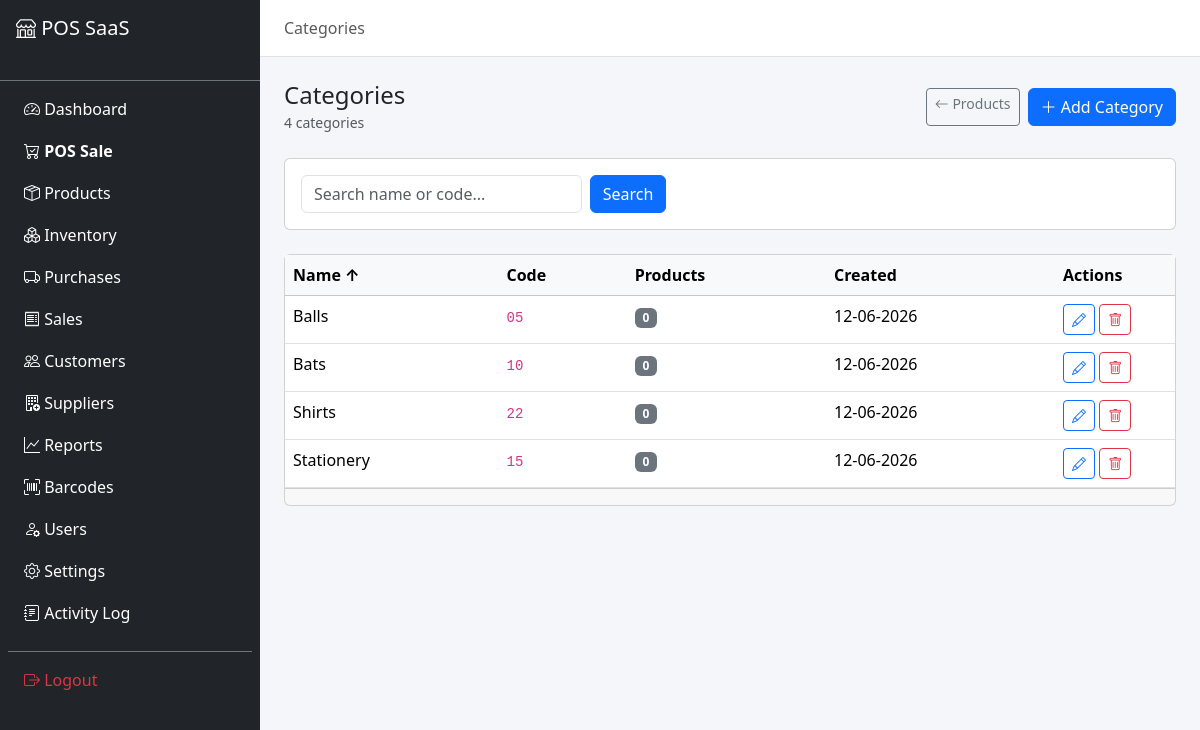
Page /categories (signed in) on the committed database.
### tables this page shows
CREATE TABLE categories (
    id INT AUTO_INCREMENT PRIMARY KEY,
    tenant_id INT NOT NULL,
    name VARCHAR(255) NOT NULL,
    code VARCHAR(10) DEFAULT NULL,
    parent_id INT DEFAULT NULL,
    created_at DATETIME DEFAULT CURRENT_TIMESTAMP,
    updated_at DATETIME DEFAULT CURRENT_TIMESTAMP ON UPDATE CURRENT_TIMESTAMP,
    is_deleted TINYINT(1) DEFAULT 0,
    INDEX idx_categories_tenant (tenant_id),
    INDEX idx_categories_parent (parent_id),
    CONSTRAINT fk_categories_tenant FOREIGN KEY (tenant_id) REFERENCES shops(id),
    CONSTRAINT fk_categories_parent FOREIGN KEY (parent_id) REFERENCES categories(id)
);

### modules/products/CategoriesController.php (called while the page is built, shortened)
<?php
class CategoriesController extends Controller
{
    private CategoriesModel $model;
    public function __construct()
    {
        require_once __DIR__ . '/CategoriesModel.php';
        $this->model = new CategoriesModel();
    }
    public function index(): void
    {
        $search = trim((string) $this->input('search', ''));
        $page = max(1, (int) $this->input('page', 1));
        $sort = (string) $this->input('sort', 'name');
        $dir = (string) $this->input('dir', 'asc');
        $categories = $this->model->getAll($search, $page, $sort, $dir);
        $editId = (int) $this->input('edit', 0);
        $editCategory = $editId ? $this->model->find($editId) : null;
        $this->view('products/categories/index', [
            'pageTitle'    => 'Categories',
            'categories'   => $categories,
            'search'       => $search,
            'sort'         => $sort,
            'dir'          => $dir,
            'editCategory' => $editCategory,
        ]);
    }
}

### index.php (called while the page is built, shortened)
<?php
$appConfig = require __DIR__ . '/config/app.php';
$app = new \Core\App();
$app->run();

### core/Database.php (called while the page is built, shortened)
<?php
class Database
{
    private static ?PDO $instance = null;
    public static function getInstance(): PDO
    {
        if (self::$instance === null) {
            $configFile = dirname(__DIR__) . '/config/database.php';
            $localFile = dirname(__DIR__) . '/config/database.local.php';
            $config = require $configFile;
            $dsn = sprintf(
                'mysql:host=%s;dbname=%s;charset=%s',
                $config['host'],
                $config['dbname'],
                $config['charset']
            );
            try {
                self::$instance = new PDO($dsn, $config['username'], $config['password'], $config['options']);
            } catch (PDOException $e) {
                $appConfig = require dirname(__DIR__) . '/config/app.php';
                if ($appConfig['debug'] ?? false) {
                    die('Database connection failed: ' . htmlspecialchars($e->getMessage()));
                }
                die('Database connection failed. Please contact support.');
            }
        }
        return self::$instance;
    }
}

### config/database.php (called while the page is built)
<?php
return [
    'host'     => 'localhost',
    'dbname'   => 'pos_saas',
    'username' => 'root',
    'password' => '',
    'charset'  => 'utf8mb4',
    'options'  => [
        PDO::ATTR_ERRMODE            => PDO::ERRMODE_EXCEPTION,
        PDO::ATTR_DEFAULT_FETCH_MODE => PDO::FETCH_ASSOC,
        PDO::ATTR_EMULATE_PREPARES   => false,
    ],
];

### core/Auth.php (called while the page is built, shortened)
<?php
class Auth
{
    private static ?array $permissionsCache = null;
    public static function init(): void
    {
        $appConfig = require dirname(__DIR__) . '/config/app.php';
    }
    public static function user(): ?array
    {
        return $_SESSION['user'] ?? null;
    }
    public static function userType(): ?string
    {
        return $_SESSION['user_type'] ?? null;
    }
    public static function isSuperAdmin(): bool
    {
        return self::userType() === 'super_admin';
    }
    public static function role(): ?string
    {
        return self::user()['role'] ?? null;
    }
    public static function tenantId(): ?int
    {
        return isset(self::user()['tenant_id']) ? (int) self::user()['tenant_id'] : null;
    }
    public static function isReadOnly(): bool
    {
        return !empty($_SESSION['impersonate_readonly']);
    }
    public static function can(string $module, string $action): bool
    {
        $role = self::role();
        $perms = self::getPermissions($role);
        return in_array("{$module}.{$action}", $perms, true);
    }
    private static function getPermissions(string $role): array
    {
        if (self::$permissionsCache !== null) {
            return self::$permissionsCache;
        }
        $db = Database::getInstance();
        $stmt = $db->prepare(
            "SELECT module, action FROM roles_permissions
             WHERE role = :role AND is_deleted = 0"
        );
        $stmt->execute(['role' => $role]);
        $rows = $stmt->fetchAll();
        self::$permissionsCache = array_map(
            fn($r) => $r['module'] . '.' . $r['action'],
            $rows
        );
        return self::$permissionsCache;
    }
    public static function baseUrl(string $path = ''): string
    {
        $appConfig = require dirname(__DIR__) . '/config/app.php';
        $base = rtrim($appConfig['base_url'], '/');
        return $path ? $base . '/' . ltrim($path, '/') : $base;
    }
}

### modules/products/CategoriesModel.php (called while the page is built, shortened)
<?php
class CategoriesModel extends Model
{
    public function getAll(string $search, int $page, string $sort = 'name', string $dir = 'asc'): array
    {
        $allowedSort = ['name', 'code', 'created_at'];
        $dir = strtolower($dir) === 'desc' ? 'DESC' : 'ASC';
        $sql = "SELECT c.*,
                       (SELECT COUNT(*) FROM products p WHERE p.category_id = c.id AND p.is_deleted = 0) AS product_count
                FROM categories c
                WHERE c.is_deleted = 0 AND {$this->tenantFilter('c')}";
        $params = [];
        $sql .= " ORDER BY c.{$sort} {$dir}";
        $countSql = "SELECT COUNT(*) as total FROM categories c WHERE c.is_deleted = 0 AND {$this->tenantFilter('c')}";
        return $this->paginate($sql, $params, $page, $countSql);
    }
}

### core/Model.php (called while the page is built, shortened)
<?php
abstract class Model
{
    protected PDO $db;
    protected ?int $tenantId = null;
    public function __construct()
    {
        $this->db = Database::getInstance();
        $this->tenantId = Auth::tenantId();
    }
    protected function tenantFilter(string $alias = ''): string
    {
        $col = $alias ? "{$alias}.tenant_id" : 'tenant_id';
        return "{$col} = :tenant_id";
    }
    protected function bindTenant(array &$params): void
    {
        if ($this->tenantId !== null) {
            $params['tenant_id'] = $this->tenantId;
        }
    }
    protected function paginate(string $sql, array $params, int $page, string $countSql = ''): array
    {
        $page = max(1, $page);
        $offset = ($page - 1) * PER_PAGE;
        $countStmt = $this->db->prepare($countSql);
        $countStmt->execute($params);
        $total = (int) $countStmt->fetch()['total'];
        $sql .= " LIMIT " . PER_PAGE . " OFFSET {$offset}";
        $stmt = $this->db->prepare($sql);
        $stmt->execute($params);
        $rows = $stmt->fetchAll();
        return [
            'data'         => $rows,
            'total'        => $total,
            'per_page'     => PER_PAGE,
            'current_page' => $page,
            'last_page'    => (int) ceil($total / PER_PAGE),
        ];
    }
}

### config/app.php (called while the page is built)
<?php
$protocol = (!empty($_SERVER['HTTPS']) && $_SERVER['HTTPS'] !== 'off') ? 'https' : 'http';
$host = $_SERVER['HTTP_HOST'] ?? 'localhost';
$scriptDir = str_replace('\\', '/', dirname($_SERVER['SCRIPT_NAME'] ?? ''));
$basePath = rtrim($scriptDir, '/');
return [
    'base_url'    => $protocol . '://' . $host . $basePath,
    'base_path'   => $basePath,
    'timezone'    => 'Asia/Karachi',
    'debug'       => (getenv('APP_ENV') ?: 'local') !== 'production',
    'session_name'=> 'pos_saas_session',
];

### views/products/categories/index.php (the view, shortened to what this page needs)
<?php
$baseUrl = Auth::baseUrl('categories');
$filterUrl = $baseUrl . ($search ? '?search=' . urlencode($search) : '');
$canCreate = Auth::can('categories', 'create');
$canUpdate = Auth::can('categories', 'update');
$canDelete = Auth::can('categories', 'delete');
?>
<div class="d-flex flex-wrap justify-content-between align-items-center mb-4 gap-2">
    <div>
        <h4 class="mb-0">Categories</h4>
        <small class="text-muted"><?= (int) $categories['total'] ?> categories</small>
    </div>
    <div class="d-flex gap-2">
        <a href="<?= Auth::baseUrl('products') ?>" class="btn btn-outline-secondary btn-sm"><i class="bi bi-arrow-left"></i> Products</a>
        <?php if ($canCreate): ?>
        <button type="button" class="btn btn-primary" data-bs-toggle="modal" data-bs-target="#addCategoryModal"><i class="bi bi-plus-lg"></i> Add Category</button>
        <?php endif; ?>
    </div>
</div>
<div class="card mb-4">
    <div class="card-body">
        <form method="get" action="<?= $baseUrl ?>" class="row g-2 align-items-end">
            <div class="col-md-4">
                <input type="text" name="search" class="form-control" placeholder="Search name or code..." value="<?= htmlspecialchars($search ?? '') ?>">
            </div>
            <div class="col-md-2">
                <button type="submit" class="btn btn-primary">Search</button>
            </div>
        </form>
    </div>
</div>
<div class="card">
    <div class="table-responsive">
        <table class="table table-hover mb-0">
            <thead class="table-light">
                <tr>
                    <th><?= Helpers::sortLink('name', 'Name', $sort ?? 'name', $dir ?? 'asc', $filterUrl) ?></th>
                    <th><?= Helpers::sortLink('code', 'Code', $sort ?? 'name', $dir ?? 'asc', $filterUrl) ?></th>
                    <th>Products</th>
                    <th><?= Helpers::sortLink('created_at', 'Created', $sort ?? 'name', $dir ?? 'asc', $filterUrl) ?></th>
                    <th style="width:120px">Actions</th>
                </tr>
            </thead>
            <tbody>
                <?php if (empty($categories['data'])): ?>
                <tr><td colspan="5" class="text-center text-muted py-4">No categories found.</td></tr>
                <?php else: ?>
                <?php foreach ($categories['data'] as $cat): ?>
                <tr>
                    <td><?= htmlspecialchars($cat['name']) ?></td>
                    <td><code><?= htmlspecialchars($cat['code'] ?? '—') ?></code></td>
                    <td><span class="badge bg-secondary"><?= (int) $cat['product_count'] ?></span></td>
                    <td><?= Helpers::formatDate($cat['created_at']) ?></td>
                    <td>
                        <?php if ($canUpdate): ?>
                        <a href="<?= $baseUrl ?>?edit=<?= (int) $cat['id'] ?>" class="btn btn-sm btn-outline-primary"><i class="bi bi-pencil"></i></a>
                        <?php endif; ?>
                        <?php if ($canDelete): ?>
                        <form method="post" action="<?= Auth::baseUrl('categories/delete') ?>" class="d-inline" data-confirm="Delete this category?">
                            <button type="submit" class="btn btn-sm btn-outline-danger"><i class="bi bi-trash"></i></button>
                        </form>
                        <?php endif; ?>
                    </td>
                </tr>
                <?php endforeach; ?>
                <?php endif; ?>
            </tbody>
        </table>
    </div>
    <?php if (!empty($categories['data'])): ?>
    <div class="card-footer"><?= Helpers::paginationHtml($categories, $filterUrl) ?></div>
    <?php endif; ?>
</div>

### assets/css/app.css (style rules this page uses)
:root { --sidebar-width: 260px; }
body { background: #f4f6f9; }

### rows in the picture
categories: id "4", name "Stationery", code "15", product_count "0", created_at "12-06-2026"
categories: name "Balls", code "05", product_count "0", created_at "12-06-2026"
categories: name "Bats", code "10", product_count "0", created_at "12-06-2026"
categories: name "Shirts", code "22", product_count "0", created_at "12-06-2026"

### other values in the picture
APP_NAME "POS SaaS"
$pageTitle "Categories"
$label "Name Code Created"
$icon "↑"
